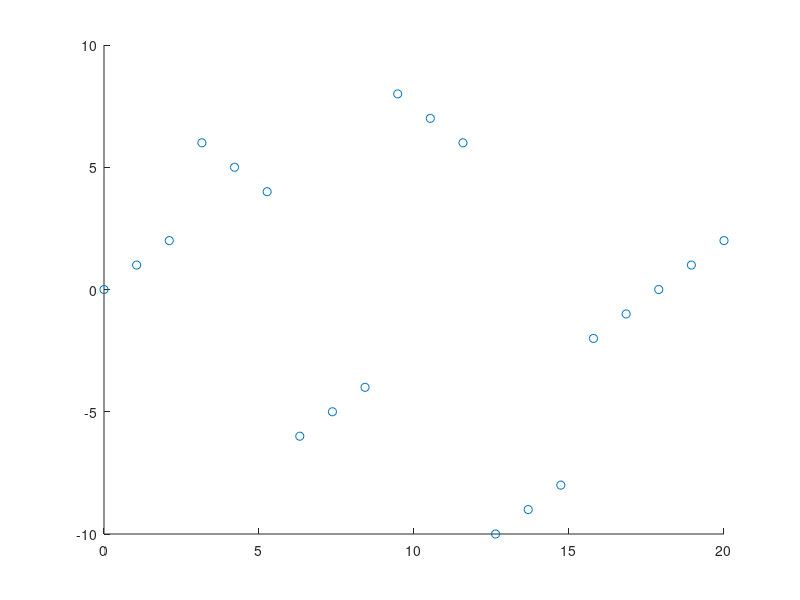

Write MATLAB code to recreate this figure. (Note: this script raises an error after producing the figure.)
%% Test Linesplitting fn on sawtooth
% L Drabsch 8/4/16
close all
clear all
clc
load mydata

fig = figure(1);
scatter(mydata(:,1),mydata(:,2));
Lines = LineSplit(mydata);

% plotlines(Lines,Data,fig);
